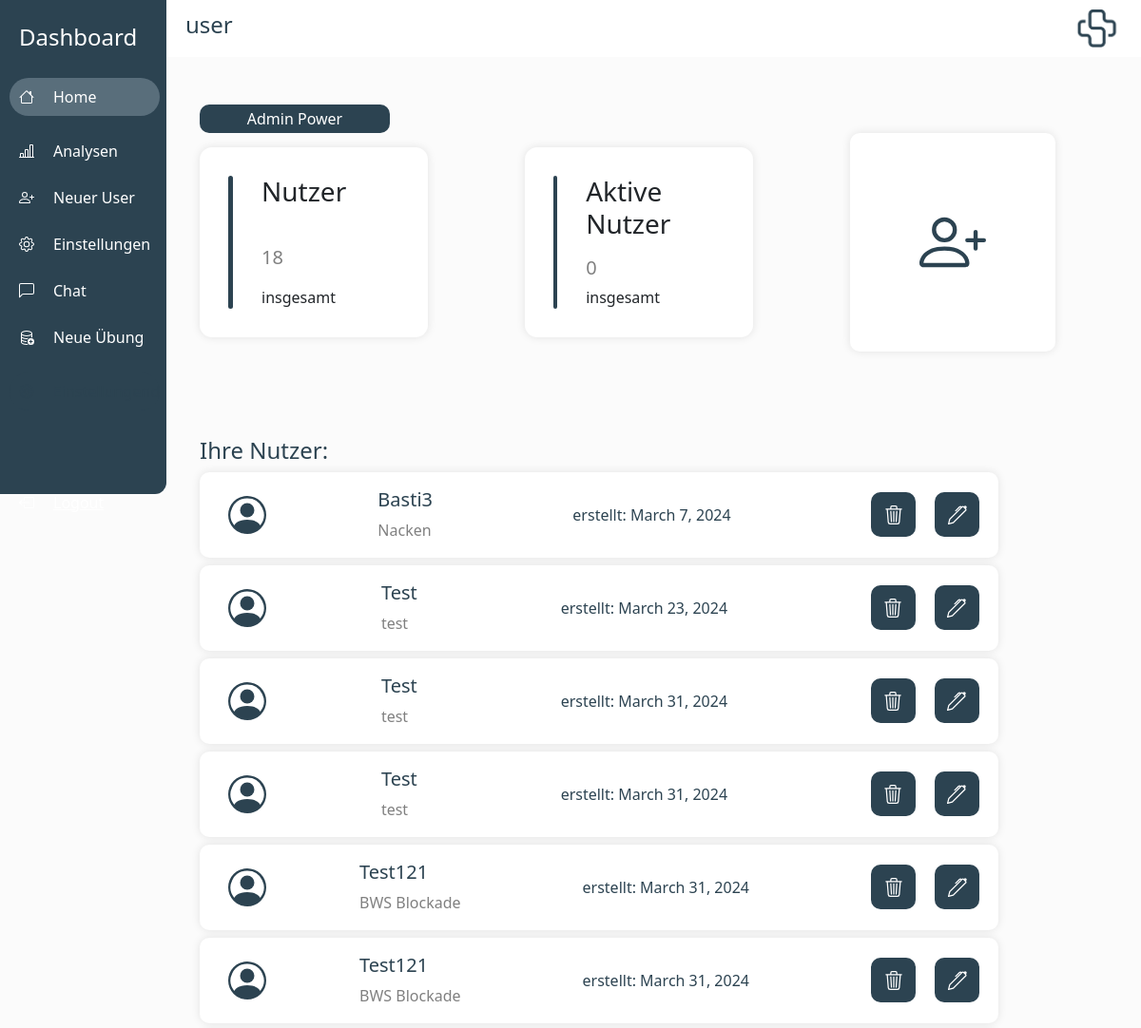
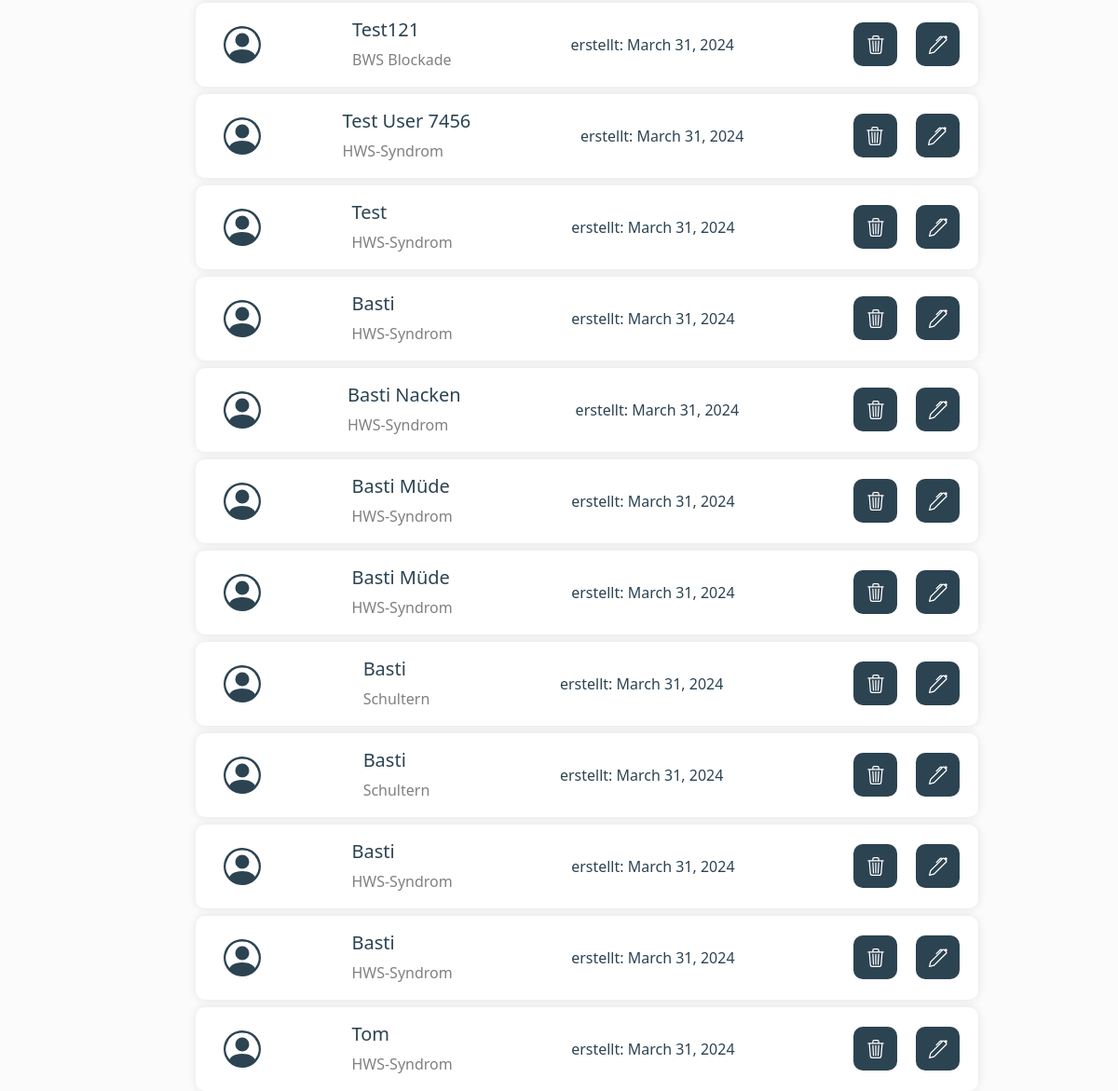
Before: / (signed in) with the older database file (2 pictures, top to bottom).
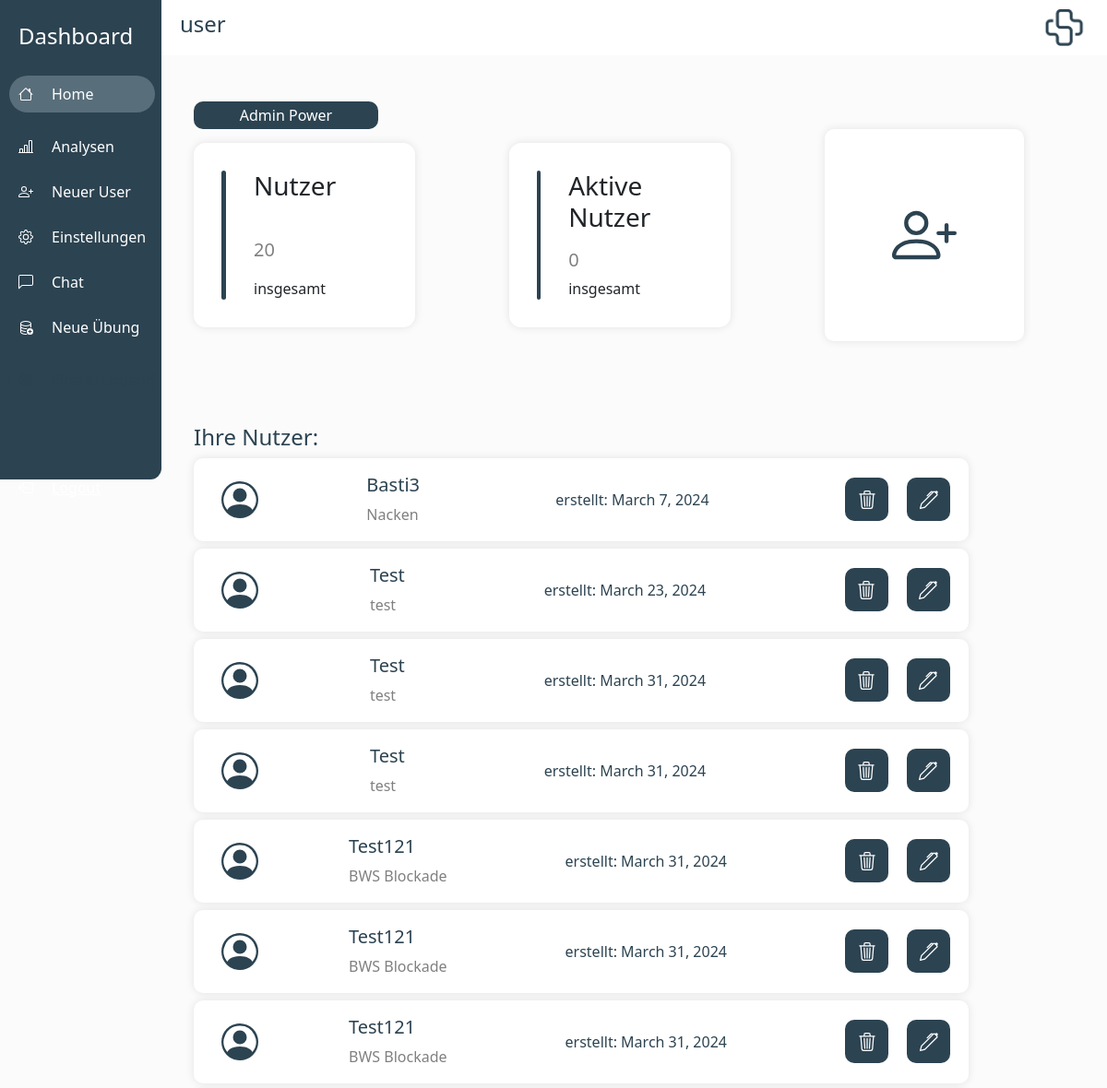
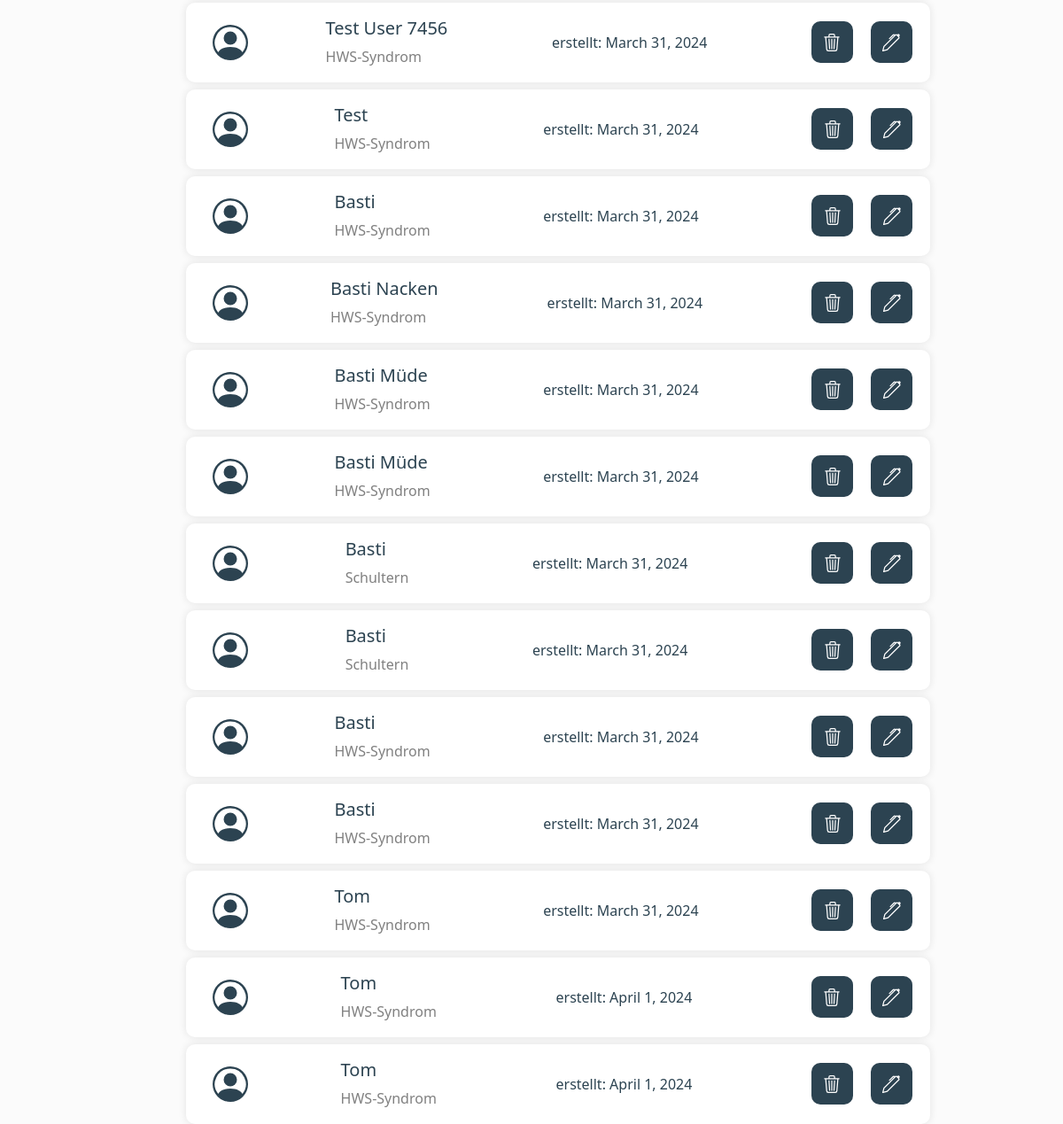
After: the same page with the newer database file (2 pictures, top to bottom).
### laxout_app/models.py (models this page shows)
class LaxoutUser(models.Model):
    user_uid = models.CharField(max_length=420, default="")
    laxout_user_name = models.CharField(max_length=200, default="")
    laxout_credits = models.IntegerField(default=0)
    note = models.CharField(max_length=200, default="")
    creation_date = models.DateField(default= timezone.now())
    exercises = models.ManyToManyField(Laxout_Exercise)
    created_by = models.ForeignKey(User, on_delete=models.CASCADE)
    indexes = models.ManyToManyField(IndexesLaxoutUser)
    last_login = models.DateTimeField(default=timezone.datetime(2023, 11, 14))
    last_login_2 = models.DateTimeField(default = timezone.datetime(2023, 11, 14))
    coupons = models.ManyToManyField(Coupon)
    last_meet = models.DateField(default = timezone.datetime.today())
    instruction = models.CharField(default = "", max_length = 200)
    lax_tree_id = models.IntegerField(default = 0)
    water_drops_count = models.IntegerField(default = 0)
    instruction_in_int = models.IntegerField(default = 0)
    email_adress = models.CharField(default = "", max_length =40)
    admin_has_seen_chat = models.BooleanField(default = True)
    user_has_seen_chat = models.BooleanField(default = True)

### laxout_app/views.py (the view)
# urls.py: 2. Add a URL to urlpatterns:  path('', views.home, name='home')
@login_required(login_url="login")
def home(request):
    active_admin = models.UserProfile.objects.get(user=request.user)
    active_admin_user = active_admin.user
    print("Active Admin id{}".format(active_admin_user.is_superuser))
    users_filtert = LaxoutUser.objects.filter(created_by=request.user)
    user_amount = users_filtert.count()
    active_user_amount = 0
    for user in users_filtert:
        print(str(user.last_login_2.date) + "Last Login date")
        if days_between_today_and_date(user.last_login_2) < 14:
            active_user_amount += 1
    users = LaxoutUser.objects.all()
    user_list = []
    for user in users:
        if user.created_by == request.user:
            user_list.append(user)
    context = {
        "users": user_list,
        "user_amount": user_amount,
        "active_user_amount": active_user_amount,
        "is_superuser": active_admin_user.is_superuser,
    }
    return render(request, "laxout_app/home.html", context)

### laxout_app/views.py (called while the page is built)
def days_between_today_and_date(input_datetime):
    input_datetime = input_datetime.replace(tzinfo=None)  # Make it naive
    current_datetime = datetime.now()
    time_difference = current_datetime - input_datetime
    days_difference = time_difference.days
    return days_difference

### laxout_app/templates/laxout_app/home.html (shortened to what this page needs)
{%extends 'laxout_app/main.html'%}
{%load crispy_forms_tags%}
{%block praxisname%}
{{user.username}}
{%endblock praxisname%}
{%block additionalNavItem%}
{% if is_superuser %}
<div class="row-basti-addexercise" style="padding-left: 10px; margin-bottom: 25px;">
    <a href="/new-exercise/" style="padding-left: 20px; color: white; text-decoration: none;">Neue Übung </a>
</div>
{%endif%}
{%endblock additionalNavItem%}
{%block content%}
{% if is_superuser %}
<button class="special-button" style="background-color: rgb(44, 67, 81); margin-left: 30px; width: 200px;" onclick="fetchAdminPower()">
    Admin Power
</button>
{%endif%}
<body>
    <div class="row-basti" style="justify-content: space-between; padding-left: 30px; padding-right: 90px;">
        <div class="analyse-container">
            <div style="height: 140px; width: 5px; background-color: rgb(44, 67, 81); border-radius: 10px;">
            </div>
            <div class="analyse-column">
                <h3>Nutzer</h3>
                <div style="font-size: 20px; color: grey;"> {{user_amount}} </div>
                <div style="flex-direction: row; display: flex; justify-content: space-around; align-items: center;">
                    insgesamt
                </div>
            </div>
        </div>
        <div class="analyse-container">
            <div style="height: 140px; width: 5px; background-color: rgb(44, 67, 81); border-radius: 10px;"></div>
            <div class="analyse-column">
                <h3>Aktive Nutzer</h3>
                <div style="font-size: 20px; color: grey;"> {{active_user_amount}} </div>
                <div style="flex-direction: row; display: flex; justify-content: space-around; align-items: center;">
                    insgesamt
                </div>
            </div>
        </div>
        <div class="home-item" style="align-items: center; display: flex; justify-content: center;">
            <button style="background: none; border: none;" onclick="create_user()">
                <div>
                </div>
            </button>
        </div>
    </div>
    <div style=" padding-left: 30px; padding-right: 30px; padding-top: 60px; background:none; height: 600px;">
        <h4 style="color: rgb(44, 67, 81);">
            Ihre Nutzer:
        </h4>
        {% for user in users%}
        <div class="user-item" style="justify-items: center; justify-content: space-between;">
            <div style="padding-left: 30px; ">
            </div>
            <div style="padding-right: 30px;">
                <h5 style="color: rgb(44, 67, 81);">
                    {{user.laxout_user_name}}
                </h5>
                <div style="color: grey;">{{user.note}}</div>
            </div>
            <div style="padding-right: 30px;color: rgb(44, 67, 81);">
                erstellt: {{user.creation_date}}
            </div>
            <div style="flex-direction: row; display: flex;">
                <button class="delete-button"
                    style="display: flex; justify-items: center; justify-content: center; align-items: center; width: 70; font-size: 16px;"
                    onclick="delete_user('{{user.id}}')">
                </button>
                <button class="delete-button"
                    style="display: flex; justify-items: center; justify-content: center; align-items: center; width: 70; font-size: 16px;"
                    onclick="edit_user('{{user.id}}')">
                </button>
            </div>
        </div>
        {%endfor%}
    </div>
</body>
{%endblock content%}

Changed rows visible on the page:
added LaxoutUser: laxout_user_name "Tom", note "HWS-Syndrom", creation_date "April 1, 2024"
added LaxoutUser: laxout_user_name "Tom", note "HWS-Syndrom", creation_date "April 1, 2024"
Other visible differences:
{{ user_amount }}: "18" → "20"
